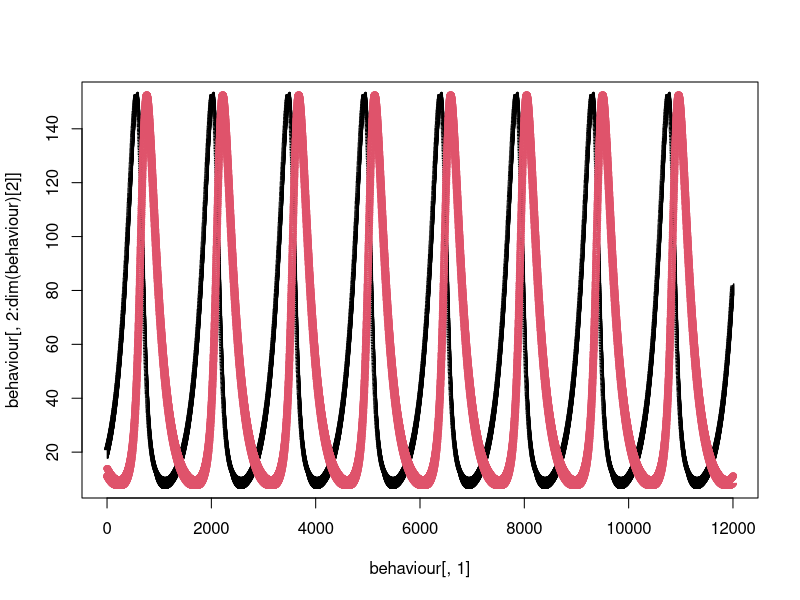

Source code (R):
library(deSolve)

get_first_part <- function(react_str) {
    return(sub('->.*', '', react_str))
}

get_second_part <- function(react_str) {
    return(sub('.*->', '', react_str))
}

is_bimolecular <- function(react_str) {
    first_part <- get_first_part(react_str)
    return(grepl('\\+', first_part))
}

get_species_count <- function(species, reaction_part) {
    m <- gregexpr(paste('[1-9]*', species, sep = ''), reaction_part)
    matches <- regmatches(reaction_part, m)
    nums <- array(0, length(matches[[1]]))
    if(length(nums) > 0) {
        for(i in 1:length(nums)){
            nums[i] <- as.numeric(sub(species, '', matches[[1]][i]))
            if(is.na(nums[i])) {
                nums[i] <- 1
            }
        }
    }
    return(nums)
}

get_stoichiometry <- function(species, reaction) {
    f_p <- get_first_part(reaction)
    s_p <- get_second_part(reaction)
    
    f_p_n <- get_species_count(species, f_p)
    s_p_n <- get_species_count(species, s_p)
    
    r <- list(left_sto = sum(f_p_n), right_sto = sum(s_p_n))
    return(r)
}

reactants_in_reaction <- function(species, reaction) {
    f_p <- get_first_part(reaction)
    words <- strsplit(f_p, '[^a-zA-Z]')[[1]]
    r <- c()
    for(i in 1:length(species)) {
        if(any(words == species[i])) {
            r <- c(r, i)
        }
    }
    return(r)
}

# Reaction must be unimolecular or bimolecular
#  E.g.: A + B -> C
#        2A -> B
react <- function(species, ci, reactions, ki, t) {
    products <- matrix(data = 0, nrow = length(reactions), ncol = length(species))
    reactants <- matrix(data = 0, nrow = length(reactions), ncol = length(species))
    
    for(i in 1:length(reactions)) {
        for(j in 1:length(species)) {
            stoc <- get_stoichiometry(species[j], reactions[i])
            products[i,j] <- stoc$right_sto
            reactants[i,j] <- stoc$left_sto
        }
    }
    
    M <- products - reactants
    Mt <- t(M)
    
    fx <- function(t, y, parms) {
        dy <- numeric(length(y))
        
        v <- matrix(data = 0, nrow = length(reactions), ncol = 1)
        for(i in 1:length(reactions)) {
            s_is_reac <- reactants_in_reaction(species, reactions[i])
            v[i,1] <- ki[i] * prod(y[s_is_reac])
        }
        
        dy <- Mt %*% v
        
        return(list(dy))
    }
    
    result <- ode(times = t, y = ci, func = fx, parms = NULL)
    return(result)
}

behaviour <- react(
    species   = c('A', 'B'),
    ci        = c(20, 13), 
    reactions = c('A + B -> 2B',
                  'A -> 2A',
                  'B -> 0'),
    ki        = c(1e-4,
                  5e-3,
                  5e-3),
    t         = seq(0, 12000, 1)
)

matplot(x = behaviour[,1], y = behaviour[,2:dim(behaviour)[2]])
